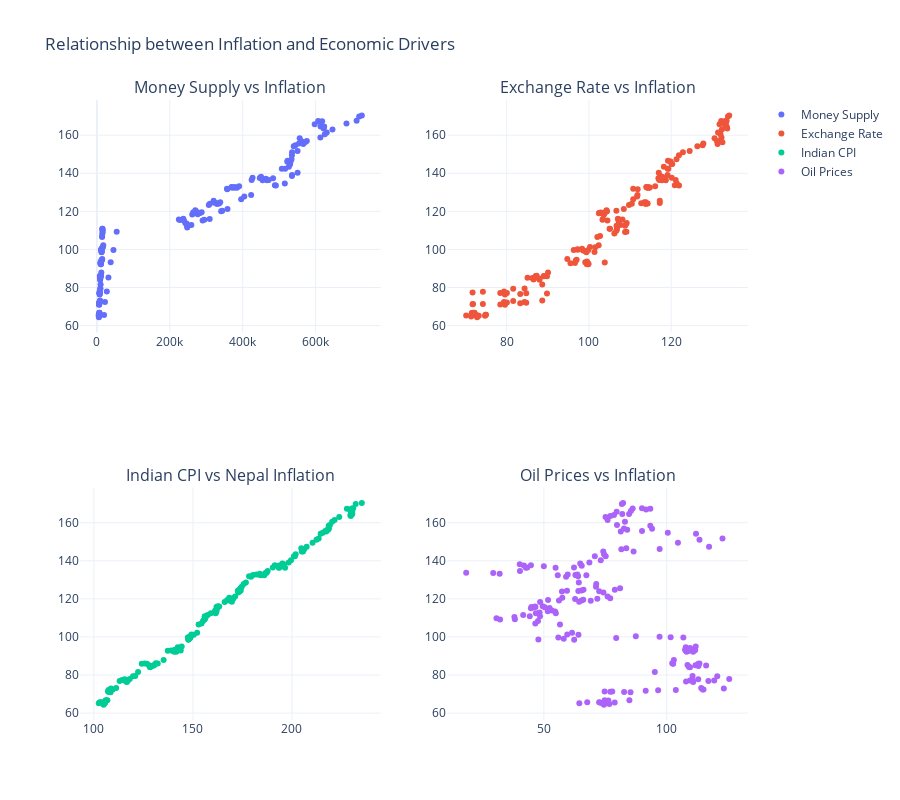

The notebook cell saved with this chart:
### Code cell
# ## 7. Economic Drivers Analysis
def plot_economic_drivers():
    """Analyze relationships between inflation and economic drivers"""
    fig = make_subplots(
        rows=2, cols=2,
        subplot_titles=[
            'Money Supply vs Inflation',
            'Exchange Rate vs Inflation',
            'Indian CPI vs Nepal Inflation',
            'Oil Prices vs Inflation'
        ]
    )
    
    # Money Supply
    fig.add_trace(
        go.Scatter(x=df['broad_money_m2'], y=df['overall_index'],
                  mode='markers', name='Money Supply'),
        row=1, col=1
    )
    
    # Exchange Rate
    fig.add_trace(
        go.Scatter(x=df['usd'], y=df['overall_index'],
                  mode='markers', name='Exchange Rate'),
        row=1, col=2
    )
    
    # Indian CPI
    fig.add_trace(
        go.Scatter(x=df['indian_cpi'], y=df['overall_index'],
                  mode='markers', name='Indian CPI'),
        row=2, col=1
    )
    
    # Oil Prices
    fig.add_trace(
        go.Scatter(x=df['crude_oil_prices'], y=df['overall_index'],
                  mode='markers', name='Oil Prices'),
        row=2, col=2
    )
    
    fig.update_layout(
        height=800,
        showlegend=True,
        title_text="Relationship between Inflation and Economic Drivers",
        template="plotly_white"
    )
    
    fig.show()

plot_economic_drivers()

### Figure 1 — Plotly figure (JSON) as saved in the notebook; plotly's stock layout.template omitted (floating-point values rounded to 4 significant figures; data arrays with more than 128 entries replaced by an {"elided": "..."} marker saying what was removed)
{"data": [{"mode": "markers", "name": "Money Supply", "type": "scatter", "x": {"elided": "180 float values"}, "xaxis": "x", "y": {"elided": "180 float values"}, "yaxis": "y"}, {"mode": "markers", "name": "Exchange Rate", "type": "scatter", "x": {"elided": "180 float values"}, "xaxis": "x2", "y": {"elided": "180 float values"}, "yaxis": "y2"}, {"mode": "markers", "name": "Indian CPI", "type": "scatter", "x": {"elided": "180 float values"}, "xaxis": "x3", "y": {"elided": "180 float values"}, "yaxis": "y3"}, {"mode": "markers", "name": "Oil Prices", "type": "scatter", "x": {"elided": "180 float values"}, "xaxis": "x4", "y": {"elided": "180 float values"}, "yaxis": "y4"}], "layout": {"annotations": [{"font": {"size": 16}, "showarrow": false, "text": "Money Supply vs Inflation", "x": 0.225, "xanchor": "center", "xref": "paper", "y": 1, "yanchor": "bottom", "yref": "paper"}, {"font": {"size": 16}, "showarrow": false, "text": "Exchange Rate vs Inflation", "x": 0.775, "xanchor": "center", "xref": "paper", "y": 1, "yanchor": "bottom", "yref": "paper"}, {"font": {"size": 16}, "showarrow": false, "text": "Indian CPI vs Nepal Inflation", "x": 0.225, "xanchor": "center", "xref": "paper", "y": 0.375, "yanchor": "bottom", "yref": "paper"}, {"font": {"size": 16}, "showarrow": false, "text": "Oil Prices vs Inflation", "x": 0.775, "xanchor": "center", "xref": "paper", "y": 0.375, "yanchor": "bottom", "yref": "paper"}], "height": 800, "showlegend": true, "title": {"text": "Relationship between Inflation and Economic Drivers"}, "xaxis": {"anchor": "y", "domain": [0, 0.45]}, "xaxis2": {"anchor": "y2", "domain": [0.55, 1]}, "xaxis3": {"anchor": "y3", "domain": [0, 0.45]}, "xaxis4": {"anchor": "y4", "domain": [0.55, 1]}, "yaxis": {"anchor": "x", "domain": [0.625, 1]}, "yaxis2": {"anchor": "x2", "domain": [0.625, 1]}, "yaxis3": {"anchor": "x3", "domain": [0, 0.375]}, "yaxis4": {"anchor": "x4", "domain": [0, 0.375]}}}
